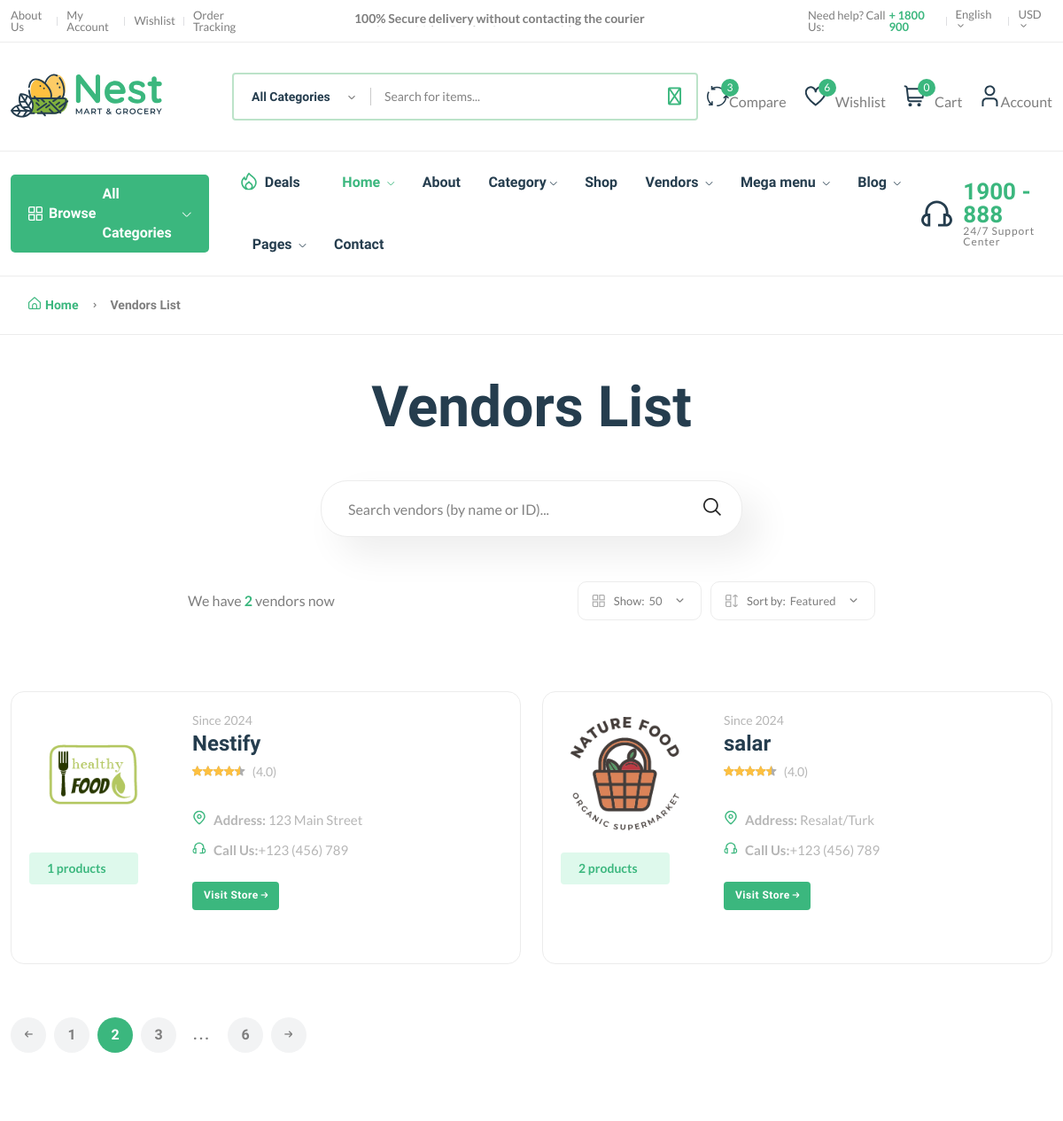
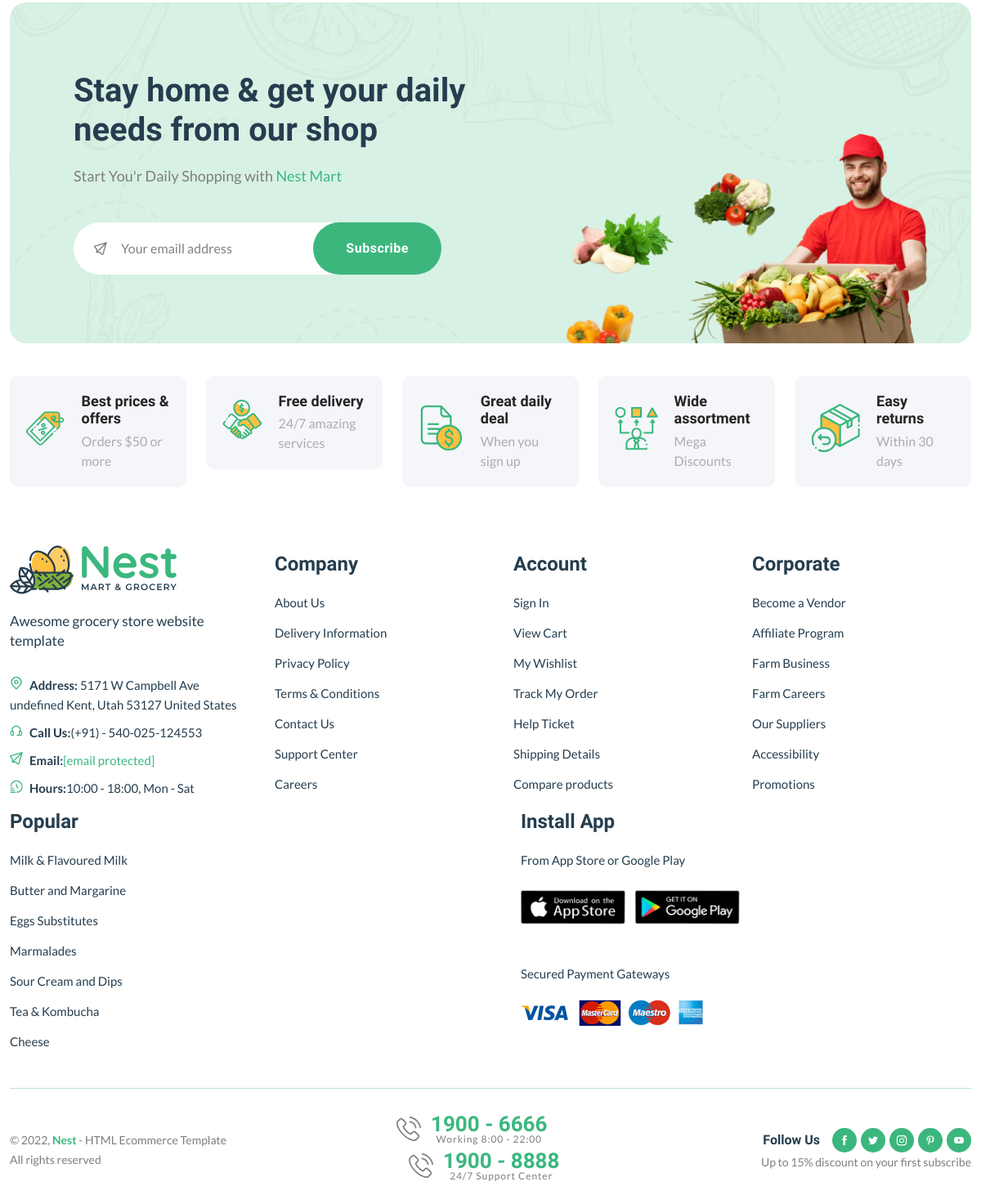
The app's page /vendors/ with its own data (2 pictures, top to bottom).
### core/models.py (models this page shows, shortened)
class Vendor(models.Model):
    vid = ShortUUIDField(unique=True, length=10, max_length=20, prefix="ven", alphabet="abcdefgh12345")
    title = models.CharField(max_length=100, default="Nestify")
    image = models.ImageField(upload_to=user_dir_path, default="vendor.jpg")
    cover_image = models.ImageField(upload_to=user_dir_path, default="vendor.jpg")
    description = RichTextUploadingField(null=True, blank=True, default="This is the vendor")
    address = models.CharField(max_length=100, default="123 Main Street")
    contact = models.CharField(max_length=100, default="+123 (456) 789")
    chat_resp_time = models.CharField(max_length=100, default="100")
    shipping_on_time = models.CharField(max_length=100, default="100")
    authentic_rating = models.CharField(max_length=100, default="100")
    days_return = models.CharField(max_length=100, default="100")
    warranty_period = models.CharField(max_length=100, default="100")
    user = models.ForeignKey(User, on_delete=models.SET_NULL, null=True)
    date = models.DateTimeField(auto_now_add=True, null=True, blank=True)
    class Meta:
        verbose_name = "Vendor"
        verbose_name_plural = "Vendors"

### core/views.py (the view)
# urls.py: path("vendors/", views.vendor_list_view, name="vendor_list"),
def vendor_list_view(request):
    vendors = Vendor.objects.all()
    context = {
        'vendors': vendors
    }
    return render(request, "main/core/vendor_list.html", context)

### core/context_processor.py (called while the page is built)
def default(request):
    categories = Category.objects.all()
    vendors = Vendor.objects.all()
    min_max_price = Product.objects.aggregate(Min('price'), Max('price'))
    try:
        address = Address.objects.get(user=request.user)
    except:
        address = None
    return {
        'categories': categories,
        'vendors': vendors,
        'address': address,
        'min_max_price': min_max_price,
    }

### templates/main/core/vendor_list.html (shortened to what this page needs)
{% extends "main/components/_layout.html" %}
{% load static %}
{% block content %}
    <main class="main pages mb-80">
        <div class="page-header breadcrumb-wrap">
            <div class="container">
                <div class="breadcrumb">
                    <a href="index.html" rel="nofollow"><i class="fi-rs-home mr-5"></i>Home</a>
                    <span></span> Vendors List
                </div>
            </div>
        </div>
        <div class="page-content pt-50">
            <div class="container">
                <div class="archive-header-2 text-center">
                    <h1 class="display-2 mb-50">Vendors List</h1>
                    <div class="row">
                        <div class="col-lg-5 mx-auto">
                            <div class="sidebar-widget-2 widget_search mb-50">
                                <div class="search-form">
                                    <form action="#">
                                        <input type="text" placeholder="Search vendors (by name or ID)..."/>
                                        <button type="submit"><i class="fi-rs-search"></i></button>
                                    </form>
                                </div>
                            </div>
                        </div>
                    </div>
                </div>
                <div class="row mb-50">
                    <div class="col-12 col-lg-8 mx-auto">
                        <div class="shop-product-fillter">
                            <div class="totall-product">
                                <p>We have <strong class="text-brand">{{ vendors.count }}</strong> vendor{{ vendors.count|pluralize }} now</p>
                            </div>
                            <div class="sort-by-product-area">
                                <div class="sort-by-cover mr-10">
                                    <div class="sort-by-product-wrap">
                                        <div class="sort-by">
                                            <span><i class="fi-rs-apps"></i>Show:</span>
                                        </div>
                                        <div class="sort-by-dropdown-wrap">
                                            <span> 50 <i class="fi-rs-angle-small-down"></i></span>
                                        </div>
                                    </div>
                                </div>
                                <div class="sort-by-cover">
                                    <div class="sort-by-product-wrap">
                                        <div class="sort-by">
                                            <span><i class="fi-rs-apps-sort"></i>Sort by:</span>
                                        </div>
                                        <div class="sort-by-dropdown-wrap">
                                            <span> Featured <i class="fi-rs-angle-small-down"></i></span>
                                        </div>
                                    </div>
                                </div>
                            </div>
                        </div>
                    </div>
                </div>
                <div class="row vendor-grid">
                    {% for v in vendors %}
                    <div class="col-lg-6 col-md-6 col-12 col-sm-6">
                        <div class="vendor-wrap style-2 mb-40">
                            <div class="vendor-img-action-wrap">
                                <div class="vendor-img">
                                    <a href="{% url "core:vendor_detail" v.vid %}">
                                        <img class="default-img" src="{{ v.image.url }}"
                                             alt=""/>
                                    </a>
                                </div>
                                <div class="mt-10">
                                    <span class="font-small total-product">{{ v.product.all.count}} products</span>
                                </div>
                            </div>
                            <div class="vendor-content-wrap">
                                <div class="mb-30">
                                    <div class="product-category">
                                        <span class="text-muted">Since {{ v.date|date:"Y" }}</span>
                                    </div>
                                    <h4 class="mb-5"><a href="{% url "core:vendor_detail" v.vid %}">{{ v.title }}</a></h4>
                                    <div class="product-rate-cover">
                                        <div class="product-rate d-inline-block">
                                            <div class="product-rating" style="width: 90%"></div>
                                        </div>
                                        <span class="font-small ml-5 text-muted"> (4.0)</span>
                                    </div>
                                    <div class="vendor-info d-flex justify-content-between align-items-end mt-30">
                                        <ul class="contact-infor text-muted">
                                            <li><img src="{% static 'main/imgs/theme/icons/icon-location.svg' %}"
                                                     alt=""/><strong>Address: </strong> <span>{{ v.address }}</span>
                                            </li>
                                            <li><img src="{% static 'main/imgs/theme/icons/icon-contact.svg' %}"
                                                     alt=""/><strong>Call
                                                Us:</strong><span>{{v.contact}}</span></li>
                                        </ul>
                                    </div>
                                    <br>
                                    <a href="{% url "core:vendor_detail" v.vid %}" class="btn btn-xs">Visit Store <i
                                            class="fi-rs-arrow-small-right"></i></a>
                                </div>
                            </div>
                        </div>
                    </div>
                    {% endfor %}
                </div>
                <div class="pagination-area mt-20 mb-20">
                    <nav aria-label="Page navigation example">
                        <ul class="pagination justify-content-start">
                            <li class="page-item">
                                <a class="page-link" href="#"><i class="fi-rs-arrow-small-left"></i></a>
                            </li>
                            <li class="page-item"><a class="page-link" href="#">1</a></li>
                            <li class="page-item active"><a class="page-link" href="#">2</a></li>
                            <li class="page-item"><a class="page-link" href="#">3</a></li>
                            <li class="page-item"><a class="page-link dot" href="#">...</a></li>
                            <li class="page-item"><a class="page-link" href="#">6</a></li>
                            <li class="page-item">
                                <a class="page-link" href="#"><i class="fi-rs-arrow-small-right"></i></a>
                            </li>
                        </ul>
                    </nav>
                </div>
            </div>
        </div>
    </main>
{% endblock %}

### records on screen
Vendor: image (picture), product.all.count "1", date "2024", title "Nestify", address "123 Main Street", contact "+123 (456) 789"
Vendor: image (picture), product.all.count "2", date "2024", title "salar", address "Resalat/Turk", contact "+123 (456) 789"

### other values on screen
{{ request.session.cart_data_obj|length }} "0"
{{ vendors.count }} "2"
